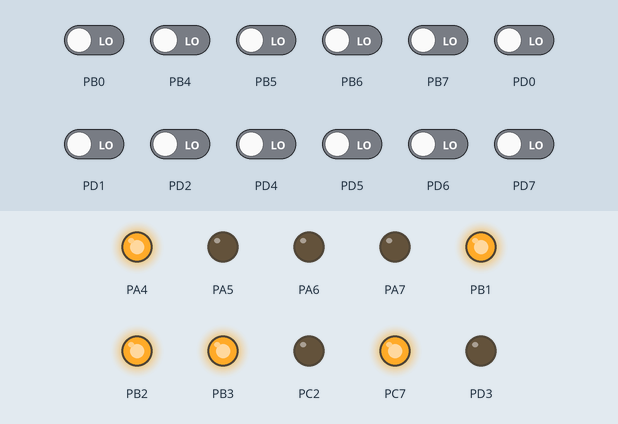
This program was run on a simulated ATmega32, built with avr-gcc and emulated at 16 MHz. Shown: output pins drawn as LEDs (lit = HIGH). Inputs (shaded band) come from the test bench; at power-on: PB0, PB4–7, PD0–2, PD4–7 LOW.

Above: at 1.2 s.
1.3 s: PD0 driven HIGH
At 1.8 s:
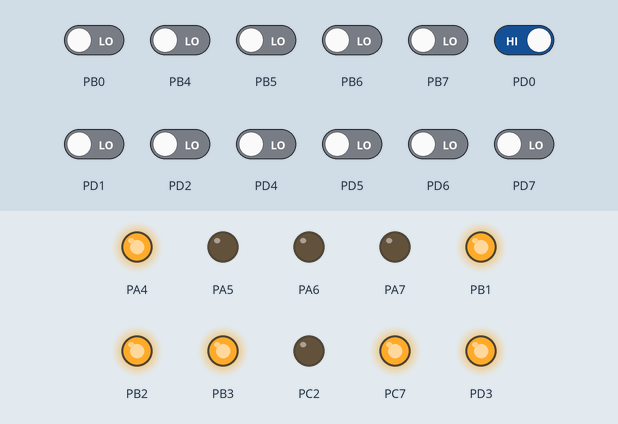
Timing chart, 0 to 4.3 s (numbered marks = the images above; inputs shaded):
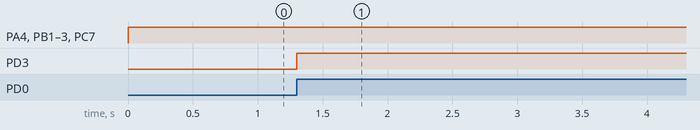

The program:

main.c
```c
/*
 * DIO_TESTER.c
 *
 * Created: 10/28/2022 7:17:36 PM
 * Author : Ahmed khaled khalaf
 */

#define  F_CPU 16000000UL
#include <util/delay.h>
#include "DIO_CONFIG.h"

int main(void)
{
    /* Replace with your application code */

	DIO_SetPinDirection(DIO_PORTC, PIN2,DIO_PIN_OUTPUT); //LED 0 O/P
	DIO_SetPinDirection(DIO_PORTC, PIN7,DIO_PIN_OUTPUT); //LED 1 O/P
	DIO_SetPinDirection(DIO_PORTD, PIN3,DIO_PIN_OUTPUT); //LED 2 O/P


	DIO_SetPinDirection(DIO_PORTB, PIN0, DIO_PIN_INPUT);
	DIO_SetPinDirection(DIO_PORTD, PIN6, DIO_PIN_INPUT);
	DIO_SetPinDirection(DIO_PORTD, PIN2, DIO_PIN_INPUT);


	DIO_SetPinDirection(DIO_PORTA, PIN4, DIO_PIN_OUTPUT);
	DIO_SetPinDirection(DIO_PORTA, PIN5, DIO_PIN_OUTPUT);
	DIO_SetPinDirection(DIO_PORTA, PIN6, DIO_PIN_OUTPUT);
	DIO_SetPinDirection(DIO_PORTA, PIN7, DIO_PIN_OUTPUT);
	DIO_SetPinDirection(DIO_PORTB, PIN1, DIO_PIN_OUTPUT);
	DIO_SetPinDirection(DIO_PORTB, PIN2, DIO_PIN_OUTPUT);
	DIO_SetPinDirection(DIO_PORTB, PIN3, DIO_PIN_OUTPUT);

	DIO_PinValue (DIO_PORTA, PIN4, HIGH);
	DIO_PinValue (DIO_PORTA, PIN5, LOW);
	DIO_PinValue (DIO_PORTA, PIN6, LOW);
	DIO_PinValue (DIO_PORTA, PIN7, LOW);

	DIO_PinValue (DIO_PORTB, PIN1, HIGH);
	DIO_PinValue (DIO_PORTB, PIN2, HIGH);
	DIO_PinValue (DIO_PORTB, PIN3, HIGH);
	u8 SW0_State = 0;
	u8 SW1_State = 0;
	u8 SW2_State = 0;

    while (1)
    {
		SW0_State = DIO_GET_PIN_VALUE(DIO_PORTB, PIN0);
		SW1_State = DIO_GET_PIN_VALUE(DIO_PORTD, PIN6);
		SW2_State = DIO_GET_PIN_VALUE(DIO_PORTD, PIN2);

		if (SW0_State == HIGH)
		{
			DIO_PinValue(DIO_PORTC, PIN2, HIGH); //LED 0 ON
			DIO_PinValue(DIO_PORTA, PIN3, HIGH); //buzzer 2 toggle
		}
		else
		{
			DIO_PinValue(DIO_PORTC, PIN2, LOW);
			DIO_PinValue(DIO_PORTA, PIN3, LOW); //buzzer 2 toggle

		}
		if (SW1_State == HIGH)
		{
			//_delay_ms(10);
			DIO_PinValue(DIO_PORTC, PIN7, LOW); //LED 1 OFF
		}
		else
		{
			DIO_PinValue(DIO_PORTC, PIN7, HIGH); //LED 1 OFF
		}
		if (SW2_State == HIGH)
		{
			//_delay_ms(500);
				DIO_PinValue(DIO_PORTD, PIN3, HIGH); //LED 2 toggle


		}


    }
}
```

DATA_TYPES.h
```c
// (licence header left out)
#ifndef DATA_TYPES_H
#define DATA_TYPES_H

typedef unsigned char            u8;
typedef signed char              s8;
typedef unsigned short int      u16;
typedef signed short int        s16;
typedef unsigned int            u32;
typedef signed int              s32;
typedef unsigned long long int  u64;
typedef signed long long int    s64;
typedef float                   f32;
typedef double                  f64;


#endif /*DATA_TYPES_H*/
```

BIT_MATH.h
```c
// (licence header left out)
// HEADER GUARD that saves the file from doublication inclusion
#ifndef  BIT_MATH_H
#define BIT_MATH_H

/**
 * @brief  function that set a bit into a register
 * @param REG is the regester name
 * @param BIT_NUM is the index of the bit in the register
 * @retval the bit with index BIT_NUM in the register REG will has the value 1
 */

#define SET(REG, BIT_NUM) REG |= (1<<BIT_NUM)


/**
 * @brief  function that reset a bit into a register
 * @param REG is the regester name
 * @param BIT_NUM is the index of the bit in the register
 * @retval the bit with index BIT_NUM in the register REG will has the value 0
 */

#define RESET(REG, BIT_NUM) REG &= ~(1<<BIT_NUM)

/**
 * @brief  function that toggle a bit into a register
 * @param REG is the regester name
 * @param BIT_NUM is the index of the bit in the register
 * @retval the bit with index BIT_NUM in the register REG will has the value 1 if it has 0 and 0if it has 1
 */
#define TOGGLE(REG, BIT_NUM) REG ^= (1<<BIT_NUM)

/**
 * @brief  function that read a bit into a register
 * @param REG is the regester name
 * @param BIT_NUM is the index of the bit in the register
 * @retval 1 if the bit has the value of 1 and 0 if it has the value of 0
 */
#define GET_BIT(REG, BIT_NUM) ((REG >> BIT_NUM) & 1)
#endif /*BIT_MATH_H*/
```

DIO_CONFIG.h
```c
// (licence header left out)
#include "DATA_TYPES.h"

#ifndef DIO_CONFIG_H
#define DIO_CONFIG_H


/*memory mapping for Data Direction registers*/
#define DDRA                            (* (volatile u8*) 0x3A)
#define DDRB                            (* (volatile u8*) 0x37)
#define DDRC                            (* (volatile u8*) 0x34)
#define DDRD                            (* (volatile u8*) 0x31)


/*memory mapping for output registers*/
#define PORTA                           (* (volatile u8*) 0x3B)
#define PORTB                           (* (volatile u8*) 0x38)
#define PORTC                           (* (volatile u8*) 0x35)
#define PORTD                           (* (volatile u8*) 0x32)


/*memory mapping for input registers*/
#define PINA                            (* (volatile u8*) 0x39)
#define PINB                            (* (volatile u8*) 0x36)
#define PINC                            (* (volatile u8*) 0x33)
#define PIND                            (* (volatile u8*) 0x30)
/*Text replacement and namming*/
#define HIGH 1
#define LOW  0

#define DIO_PIN_OUTPUT          1
#define DIO_PIN_INPUT           0

#define DIO_PORTA        0
#define DIO_PORTB        1
#define DIO_PORTC        2
#define DIO_PORTD        3

//

enum PINS {PIN0, PIN1, PIN2, PIN3, PIN4, PIN5, PIN6, PIN7};


/*prototypes of the functions*/
void DIO_SetPinDirection(u8 PortId, u8 PinID, u8 PinDirection);
void DIO_PinValue(u8 PortId, u8 PinID, u8 PinValue);
u8 DIO_GET_PIN_VALUE(u8 PortId, u8 PinID);
void DIO_TOGGLE_PIN(u8 PortId, u8 PinID);
#endif /*DIO_CONFIG_H header guard*/
```

DIO_PROG.c
```c
// (licence header left out)
#include <stdio.h>
#include "BIT_MATH.h"
#include "DIO_CONFIG.h"


void DIO_SetPinDirection(u8 PortId, u8 PinID, u8 PinDirection)
{
    switch (PortId)
    {
    case DIO_PORTA:
      if (PinDirection == DIO_PIN_OUTPUT)
      {
         SET(DDRA, PinID);
      }
      else
      {
         RESET(DDRA, PinID);
      }
      break;
   case DIO_PORTB:
      if (PinDirection == DIO_PIN_OUTPUT)
      {
         SET(DDRB, PinID);
      }
      else
      {
         RESET(DDRB, PinID);
      }
      break;

   case DIO_PORTC:
      if (PinDirection == DIO_PIN_OUTPUT)
      {
         SET(DDRC, PinID);
      }
      else
      {
         RESET(DDRC, PinID);
      }
      break;

   case DIO_PORTD:
      if (PinDirection == DIO_PIN_OUTPUT)
      {
         SET(DDRD, PinID);
      }
      else
      {
         RESET(DDRD, PinID);
      }
      break;

    }

}

void DIO_PinValue(u8 PortId, u8 PinID, u8 PinValue)
{
     switch (PortId)
    {
    case DIO_PORTA:
      if (PinValue == HIGH)
      {
         SET(PORTA, PinID);
      }
      else
      {
         RESET(PORTA, PinID);
      }
      break;
   case DIO_PORTB:
      if (PinValue == HIGH)
      {
         SET(PORTB, PinID);
      }
      else
      {
         RESET(PORTB, PinID);
      }
      break;

   case DIO_PORTC:
      if (PinValue == HIGH)
      {
         SET(PORTC, PinID);
      }
      else
      {
         RESET(PORTC, PinID);
      }
      break;

   case DIO_PORTD:
      if (PinValue == HIGH)
      {
         SET(PORTD, PinID);
      }
      else
      {
         RESET(PORTD, PinID);
      }
      break;
}
}

u8 DIO_GET_PIN_VALUE(u8 PortId, u8 PinID)
{
   u8 PIN_state;

   switch (PortId)
    {
    case DIO_PORTA:
      if (GET_BIT(PINA, PinID) == HIGH)
      {
         PIN_state = HIGH;
      }

      else
      {
         PIN_state = LOW;
      }

      break;
   case DIO_PORTB:
      if (GET_BIT(PINB, PinID) == HIGH)
      {
         PIN_state = HIGH;
      }

      else
      {
         PIN_state = LOW;
      }

      break;

   case DIO_PORTC:
      if (GET_BIT(PINC, PinID) == HIGH)
      {
         PIN_state = HIGH;
      }

      else
      {
         PIN_state = LOW;
      }

      break;

   case DIO_PORTD:
      if (GET_BIT(PIND, PinID) == HIGH)
      {
         PIN_state = HIGH;
      }

      else
      {
         PIN_state = LOW;
      }

      break;

   return PIN_state;
}
}

void DIO_TOGGLE_PIN(u8 PortId, u8 PinID)
{
    switch (PortId)
    {
    case DIO_PORTA:
      TOGGLE(PORTA, PinID);
      break;
   case DIO_PORTB:
      TOGGLE(PORTB, PinID);
      break;

   case DIO_PORTC:
      TOGGLE(PORTC, PinID);
      break;

   case DIO_PORTD:
      TOGGLE(PORTD, PinID);
      break;
}
}
```

Measured:
- after the input at 1.3 s, PD3: LOW → HIGH at once
